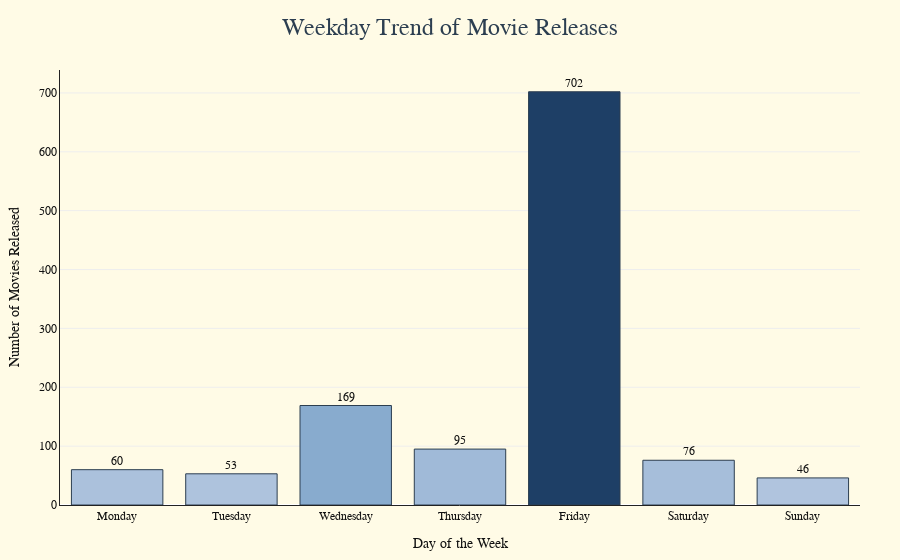

Notebook source saved alongside this figure:
### Markdown cell above
### Weekly Movie Release Trends

### Code cell
# Create weekday summary from existing 'release_day' column
weekday_summary = (
    date_filtered_df.groupby('release_day')
    .size()
    .reset_index(name='movie_count')
)

# Define correct order for weekdays
weekday_order = ['Monday', 'Tuesday', 'Wednesday', 'Thursday', 'Friday', 'Saturday', 'Sunday']
weekday_summary['release_day'] = pd.Categorical(weekday_summary['release_day'], categories=weekday_order, ordered=True)
weekday_summary = weekday_summary.sort_values('release_day')

# Display summary table
print("Weekday Movie Releases:\n")
print(weekday_summary.to_string(index=False))

# Plot bar chart with better aesthetics
fig = go.Figure()

fig.add_trace(go.Bar(
    x = weekday_summary['release_day'],
    y = weekday_summary['movie_count'],
    marker = dict(
        color = weekday_summary['movie_count'],
        colorscale = ['#b0c4de', '#4682b4', '#1e3f66'],
        line = dict(color = '#2c3e50', width = 1)
    ),
    text = weekday_summary['movie_count'],
    textposition = 'outside',
    hovertemplate = '%{x}: %{y} releases',
    name = 'Weekday Releases'
))

fig.update_layout(
    title = dict(
        text = "Weekday Trend of Movie Releases",
        x = 0.5,
        font = dict(size = 24, family = 'Georgia', color = '#2c3e50')
    ),
    xaxis = dict(
        title = 'Day of the Week',
        showgrid = False,
        linecolor = '#222',
        tickfont = dict(family = 'Verdana', size = 12)
    ),
    yaxis = dict(
        title = 'Number of Movies Released',
        showgrid = True,
        gridcolor = '#eeeeee',
        linecolor = '#222',
        tickfont = dict(family = 'Verdana', size = 12)
    ),
    plot_bgcolor = '#fffbe6', 
    paper_bgcolor = '#fffbe6',
    font = dict(color = '#111', family = 'Verdana'),
    margin = dict(l = 60, r = 40, t = 70, b = 50)
)

fig.show()

### Figure 1 — Plotly figure (JSON) as saved in the notebook; plotly's stock layout.template omitted (floating-point values rounded to 4 significant figures)
{"data": [{"hovertemplate": "%{x}: %{y} releases", "marker": {"color": [60, 53, 169, 95, 702, 76, 46], "colorscale": [[0, "#b0c4de"], [0.5, "#4682b4"], [1, "#1e3f66"]], "line": {"color": "#2c3e50", "width": 1}}, "name": "Weekday Releases", "text": [60.0, 53.0, 169.0, 95.0, 702.0, 76.0, 46.0], "textposition": "outside", "type": "bar", "x": ["Monday", "Tuesday", "Wednesday", "Thursday", "Friday", "Saturday", "Sunday"], "y": [60, 53, 169, 95, 702, 76, 46]}], "layout": {"font": {"color": "#111", "family": "Verdana"}, "margin": {"b": 50, "l": 60, "r": 40, "t": 70}, "paper_bgcolor": "#fffbe6", "plot_bgcolor": "#fffbe6", "title": {"font": {"color": "#2c3e50", "family": "Georgia", "size": 24}, "text": "Weekday Trend of Movie Releases", "x": 0.5}, "xaxis": {"linecolor": "#222", "showgrid": false, "tickfont": {"family": "Verdana", "size": 12}, "title": {"text": "Day of the Week"}}, "yaxis": {"gridcolor": "#eeeeee", "linecolor": "#222", "showgrid": true, "tickfont": {"family": "Verdana", "size": 12}, "title": {"text": "Number of Movies Released"}}}}
